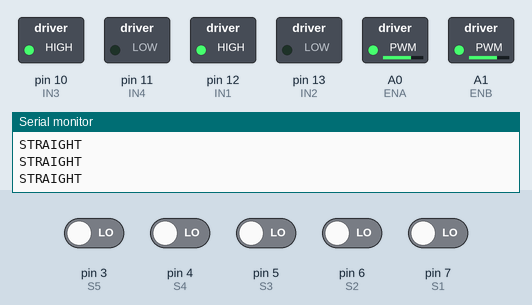
A sketch run on a simulated Arduino Uno, built with avr-gcc and run on an emulated ATmega328P. On the bench: switched loads named in the sketch (green lamp = pin HIGH), the last lines printed to the serial monitor. The inputs (shaded band) are chosen by the test bench; at power-on: pin 3 (S5), pin 4 (S4), pin 5 (S3), pin 6 (S2), pin 7 (S1) LOW.

Above: at 1.29 s.
1.3 s: pin 3 (S5) driven HIGH
At 1.75 s:
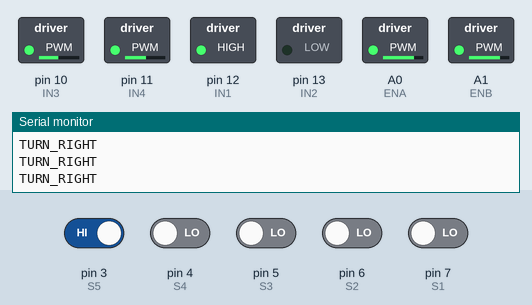
4.3 s: pin 3 (S5) driven LOW and pin 5 (S3) driven HIGH
7.3 s: pin 4 (S4) driven HIGH
At 7.7 s:
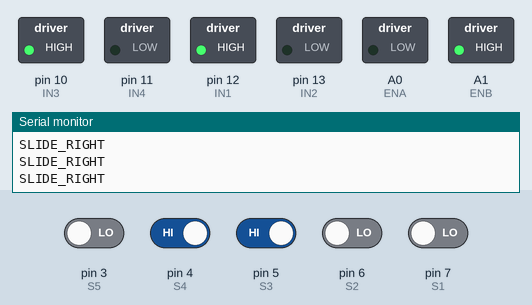
8.8 s: pin 6 (S2) driven HIGH
At 9.48 s:
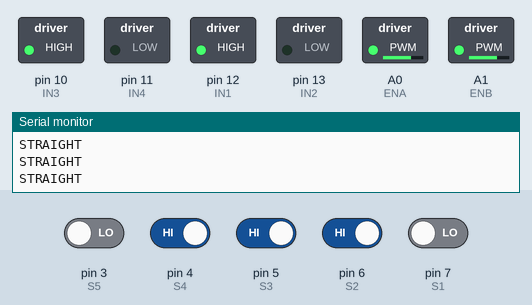
11.8 s: pin 4 (S4) driven LOW
At 12.2 s:
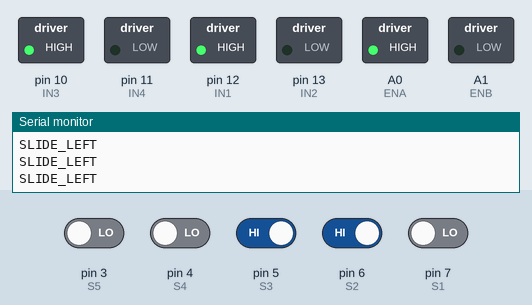
13.3 s: pin 7 (S1) driven HIGH
Timing chart, 0 to 19.3 s (numbered marks = the images above; inputs shaded):
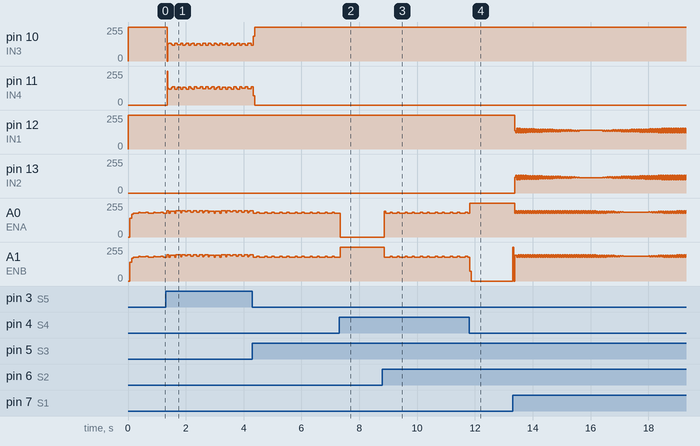

The sketch:

LineFollowerArduino.ino
```cpp
// Motor Pins
#define ENA A0  // PWM Pin for Motor A
#define ENB A1  // PWM Pin for Motor B
#define IN1 12  // Motor A IN1
#define IN2 13  // Motor A IN2
#define IN3 10  // Motor B IN3
#define IN4 11  // Motor B IN4

// Sensor Pins
#define S1 7
#define S2 6
#define S3 5
#define S4 4
#define S5 3

// Speed
#define BASE_SPEED 150  // Base motor speed
#define TURN_SPEED 150  // Base motor speed
#define MAX_SPEED 255   // Maximum motor speed

enum State {
  STRAIGHT,
  TURN_LEFT,
  TURN_RIGHT,
  SLIDE_LEFT,
  SLIDE_RIGHT
};

State currentState = State::STRAIGHT;

String stateToString(State state) {
  switch (state) {
    case SLIDE_LEFT:
      return "SLIDE_LEFT";
    case SLIDE_RIGHT:
      return "SLIDE_RIGHT";
    case STRAIGHT:
      return "STRAIGHT";
    case TURN_RIGHT:
      return "TURN_RIGHT";
    case TURN_LEFT:
      return "TURN_LEFT";
    default:
      return "UNKNOWN";
  }
}

void setup() {
  // Initialize motor pins
  pinMode(ENA, OUTPUT);
  pinMode(ENB, OUTPUT);
  pinMode(IN1, OUTPUT);
  pinMode(IN2, OUTPUT);
  pinMode(IN3, OUTPUT);
  pinMode(IN4, OUTPUT);

  // Initialize sensor pins
  pinMode(S1, INPUT);
  pinMode(S2, INPUT);
  pinMode(S3, INPUT);
  pinMode(S4, INPUT);
  pinMode(S5, INPUT);

  currentState = State::STRAIGHT;

  Serial.begin(9600);
}

void loop() {

  // Read sensor values
  int s1 = digitalRead(S1);
  int s2 = digitalRead(S2);
  int s3 = digitalRead(S3);
  int s4 = digitalRead(S4);
  int s5 = digitalRead(S5);

  String sensors = String(s1) + String(s2) + String(s3) + String(s4) + String(s5);
  // Serial.println(sensors);

  if (currentState == State::STRAIGHT || currentState == State::SLIDE_LEFT || currentState == State::SLIDE_RIGHT) {
    if (sensors == "00000") {
      currentState = State::STRAIGHT;
    } else if (sensors == "00100") {
      currentState = State::STRAIGHT;
    } else if (sensors == "01000" || sensors == "01100") {
      currentState = State::SLIDE_LEFT;
    } else if (sensors == "00010" || sensors == "00110") {
      currentState = State::SLIDE_RIGHT;
    } else if (sensors == "10000" || sensors == "11000" || sensors == "11100" || sensors == "10100") {
      currentState = State::TURN_LEFT;
    } else if (sensors == "00001" || sensors == "00011" || sensors == "00111" || sensors == "00101") {
      currentState = State::TURN_RIGHT;
    }else{
      currentState = State::STRAIGHT;
    }
  }

  if(currentState == State::STRAIGHT){
    moveForwardWithAcceleration(MAX_SPEED, 1);
  }

  if(currentState == State::SLIDE_LEFT || currentState == State::SLIDE_RIGHT){
    // Calculate error value (weighted position)
    int error = (-1 * s1) + (-1 * s2) + (1 * s4) + (1 * s5);

    // Determine motor speeds based on error
    int leftMotorSpeed = constrain(BASE_SPEED - (error * 50), 0, MAX_SPEED);
    int rightMotorSpeed = constrain(BASE_SPEED + (error * 50), 0, MAX_SPEED);

    // Set motor directions
    digitalWrite(IN1, HIGH);
    digitalWrite(IN2, LOW);
    digitalWrite(IN3, HIGH);
    digitalWrite(IN4, LOW);

    // Adjust motor speeds
    analogWrite(ENA, leftMotorSpeed);
    analogWrite(ENB, rightMotorSpeed);
  }

  if (currentState == State::TURN_RIGHT) {
    moveForwardWithAcceleration(MAX_SPEED, 1);

    analogWrite(ENA, TURN_SPEED);
    analogWrite(ENB, TURN_SPEED);


    // Set motor directions
    // Roda KIRI
    digitalWrite(IN1, HIGH);
    digitalWrite(IN2, LOW);

    // RODA KANAN
    digitalWrite(IN3, LOW);
    digitalWrite(IN4, HIGH);

    if (sensors == "00100" || sensors == "10000") {
      currentState = State::STRAIGHT;
    }
  }


  if (currentState == State::TURN_LEFT) {
    moveForwardWithAcceleration(MAX_SPEED, 1);

    analogWrite(ENA, TURN_SPEED);
    analogWrite(ENB, TURN_SPEED);


    // Set motor directions
    // Roda KIRI
    digitalWrite(IN1, LOW);
    digitalWrite(IN2, HIGH);

    // RODA KANAN
    digitalWrite(IN3, HIGH);
    digitalWrite(IN4, LOW);

    if (sensors == "00100" || sensors == "00001") {
      currentState = State::STRAIGHT;
    }
  }

  Serial.println(stateToString(currentState));

  // delay(100);
  // stopEngine();
  // delay(1000);
}


// Function to move forward with acceleration
void moveForwardWithAcceleration(int targetSpeed, int duration) {
  // Set motor directions for forward motion
  digitalWrite(IN1, HIGH);
  digitalWrite(IN2, LOW);
  digitalWrite(IN3, HIGH);
  digitalWrite(IN4, LOW);

  // Accelerate to the target speed
  accelerate(targetSpeed, duration);
}


// Function to accelerate motors gradually
void accelerate(int targetSpeed, int duration) {
  int currentSpeed = 0;                    // Start at 0
  int stepDelay = duration / targetSpeed;  // Calculate delay between each increment

  // Gradually increase speed
  while (currentSpeed <= targetSpeed) {
    analogWrite(ENA, currentSpeed);  // Set speed for Motor A
    analogWrite(ENB, currentSpeed);  // Set speed for Motor B
    delay(stepDelay);                // Wait for the step
    currentSpeed++;                  // Increment speed
  }
}

void stopEngine() {
  analogWrite(ENA, 0);
  analogWrite(ENB, 0);
}
```

Measured:
- after the input at 8.8 s, A0 (ENA): 0/255 → 192/255 after 0.07 s, then repeats every 0.48 s: 177/255 0.16 s, 187/255 0.08 s, 177/255 0.16 s, 186/255 0.08 s; A1 (ENB): 255/255 → 177/255 after 0.07 s, then repeats every 0.52 s: 187/255 0.08 s, 177/255 0.16 s, 186/255 0.08 s, 177/255 0.20 s
- by itself, A0 (ENA), A1 (ENB): repeats every 0.52 s: 185/255 0.08 s, 178/255 0.20 s, 187/255 0.08 s, 177/255 0.16 s
